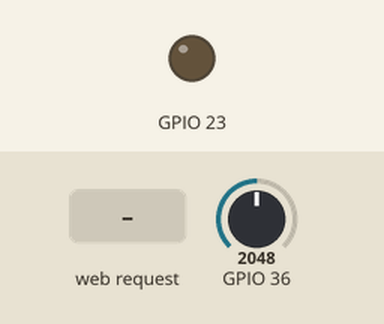
A sketch run on a simulated ESP32. On the bench: output pins drawn as LEDs (lit = HIGH). The test bench sets the inputs (shaded band); at power-on: GPIO 36 = 2048. WiFi joins after 1.5 s; servers stay silent unless stated; what the sketch prints to the serial monitor is not drawn.

Above: at 2.7 s.
2.8 s: HTTP request GET /H received
At 3.4 s:
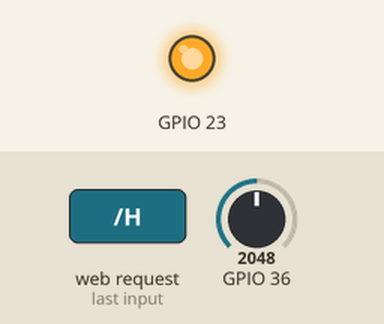
4.3 s: HTTP request GET /L received
At 5.7 s:
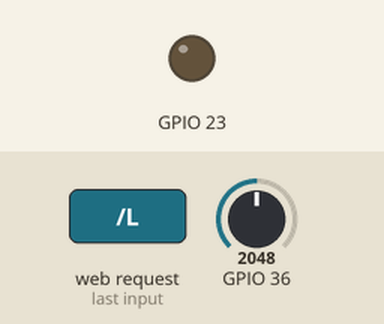
Timing chart, 0 to 7.3 s (numbered marks = the images above; inputs shaded):
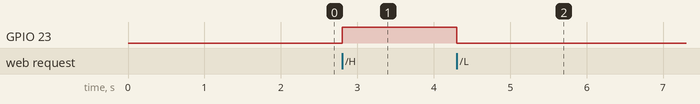

The sketch:

Conectando_a_telefono.ino
```cpp
#include <SPI.h>
#include <WiFi.h>

char ssid[] = "Holocron";
char pass[] = "rebelC1.10P";
int keyIndex = 0;

WiFiServer server(80);

void setup()
{
  // put your setup code here, to run once:

  pinMode(23, OUTPUT);
  digitalWrite(23, LOW);

  /*pinMode(0, OUTPUT);
  digitalWrite(0, LOW);*/

  Serial.begin(115200);
  Serial.print("Connecting WiFi: ");
  Serial.println(ssid);

  WiFi.mode(WIFI_STA);
  WiFi.begin(ssid, pass);
  while (WiFi.status() != WL_CONNECTED)
  {
    Serial.print(".");
    delay(500);
  }
  IPAddress ip = WiFi.localIP();
  Serial.println(ip);
  server.begin();

}

void loop()
{
  // put your main code here, to run repeatedly:

  WiFiClient client = server.available();

  if (client)
  {
    String currentLine = "";

    while (client.connected())
    {
      if (client.available())
      {
        char c = client.read();

        if (c == '\n')
        {
          if (currentLine.length() == 0)
          {
            client.println("HTTP/1.1 200 OK");
            client.println("Content-type:text/html");
            client.println();
            client.print("Value at A0 is");
            client.print(analogRead(A0));
            client.print("<br>");

            client.println();

            break;
          }

          else
          {
            currentLine = "";
          }
        }

        else if (c != '\r')
        {
          currentLine += c;
        }

        if (currentLine.endsWith("GET /H"))
        {
          digitalWrite(23, HIGH);
        }

        if (currentLine.endsWith("GET /L"))
        {
          digitalWrite(23, LOW);
        }

      }
    }
  }
}
```

Measured:
- after the input at 2.8 s, GPIO 23: LOW → HIGH at once
- after the input at 4.3 s, GPIO 23: HIGH → LOW at once
